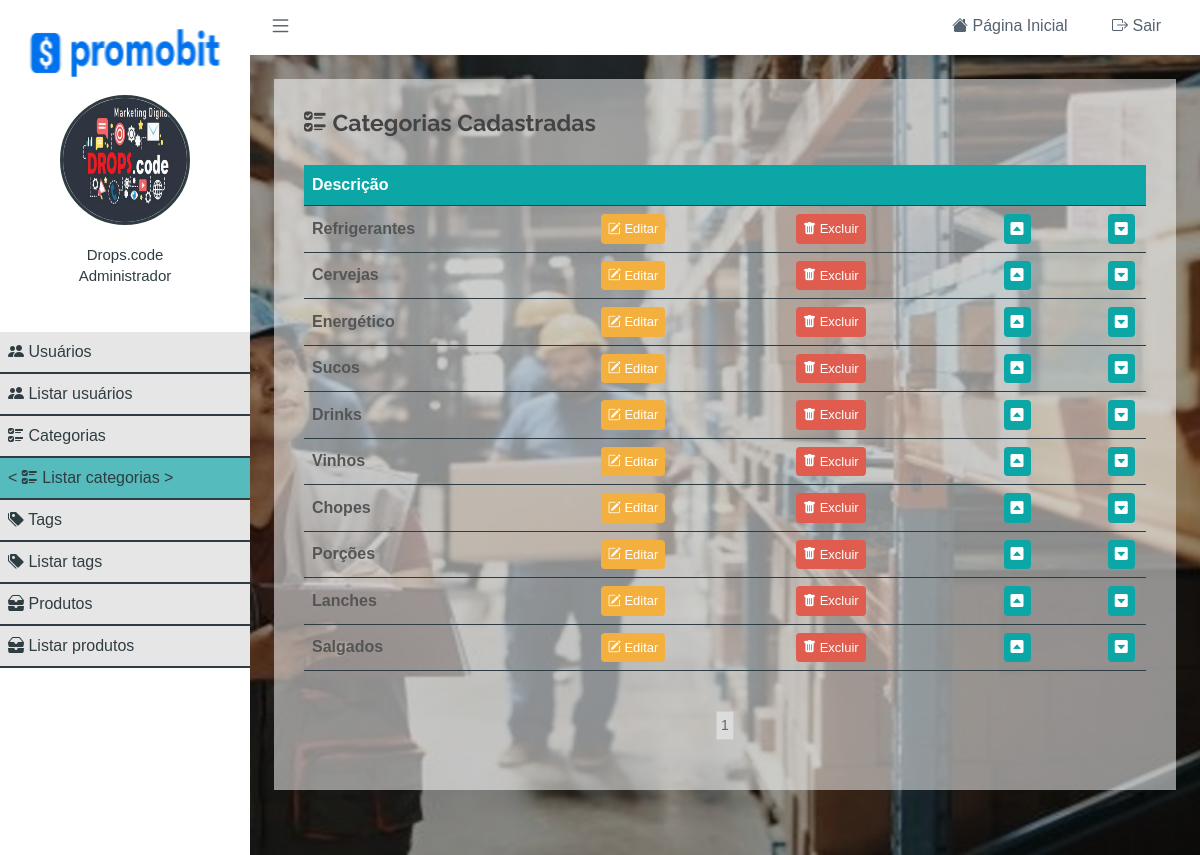
The app's page /listar-categorias (signed in) with its own data.
### tables this page shows
CREATE TABLE `tb_site_perfis` (
  `id` int(11) NOT NULL,
  `descricao` varchar(255) NOT NULL
);

CREATE TABLE `tb_site_categorias` (
  `id` int(11) NOT NULL,
  `descricao` varchar(255) NOT NULL,
  `order_id` int(11) NOT NULL
);

### class/mysql.php (called while the page is built, shortened)
<?php
	class MySql{
		private static $pdo;
		public static function conectar(){
			if(self::$pdo == null){
				try{
				self::$pdo = new PDO('mysql:host='.HOST.';dbname='.DATABASE,USER,PASSWORD,array(PDO::MYSQL_ATTR_INIT_COMMAND => "SET NAMES utf8"));
				self::$pdo->setAttribute(PDO::ATTR_ERRMODE,PDO::ERRMODE_EXCEPTION);
				}catch(Exception $e){
					echo '<h2>Erro ao conectar</h2>';
				}
			}
			return self::$pdo;
		}
	}
?>

### pages/listar-categorias.php (the view, shortened to what this page needs)
<?php
	$paginaAtual = isset($_GET['pagina']) ? (int)$_GET['pagina'] : 1;
	$porPagina = 10;
	$categoriasPainel = painel::selectAllOrderId('tb_site_categorias',($paginaAtual - 1) * $porPagina,$porPagina);
?>
<div class="box-content-listar-categorias">
    <h2><i class="bi bi-ui-checks"></i> Categorias Cadastradas</h2>
	<div class="wraper-table">
		<table>
			<tr>
				<td>Descrição</td>
				<td></td>
				<td></td>
				<td></td>
				<td></td>
			</tr>
			<?php
				foreach ($categoriasPainel as $key => $value) {
			?>
				<tr>
					<td><?php echo $value['descricao']; ?></td>
					<td><a class="btn edit" href="<?php echo INCLUDE_PATH_PAINEL ?>editar-categorias?id=<?php echo $value['id']; ?>"><i class="bi bi-pencil-square"></i> Editar</a></td>
					<td><a actionBtn="delete" class="btn delete" href="<?php echo INCLUDE_PATH_PAINEL ?>listar-categorias?excluir=<?php echo $value['id']; ?>"><i class="bi bi-trash-fill"></i> Excluir</a></td>
					<td><a class="btn order" href="<?php echo INCLUDE_PATH_PAINEL ?>listar-categorias?order=up&id=<?php echo $value['id'] ?>"><i class="bi bi-caret-up-square-fill"></i></a></td>
					<td><a class="btn order" href="<?php echo INCLUDE_PATH_PAINEL ?>listar-categorias?order=down&id=<?php echo $value['id'] ?>"><i class="bi bi-caret-down-square-fill"></i></a></td>
				</tr>
			<?php } ?>
		</table>
	</div>
	<div class="paginacao">
		<?php
			$totalPaginas = ceil(count(Painel::selectAllOrderId('tb_site_categorias')) / $porPagina);
			for($i = 1; $i <= $totalPaginas; $i++){
				if($i == $paginaAtual)
					echo '<a class="page-selected" href="'.INCLUDE_PATH_PAINEL.'listar-categorias?pagina='.$i.'">'.$i.'</a>';
				else
					echo '<a href="'.INCLUDE_PATH_PAINEL.'listar-categorias?pagina='.$i.'">'.$i.'</a>';
			}
		?>
	</div>
</div>

### index.php
<?php
	include('./config.php');
	if(Painel::logado() == false){
		include('login.php');
	}else{
		include('main.php');
	}
?>

### main.php (shortened to what this page needs)
<!DOCTYPE html>
<html lang="pt">
    <head>
        <link href="<?php echo INCLUDE_PATH; ?>/providers/fontawesome/css/all.css" rel="stylesheet" >
        <link href="<?php echo INCLUDE_PATH; ?>/providers/bootstrap/css/bootstrap.min.css" rel="stylesheet">
        <link href="<?php echo INCLUDE_PATH; ?>/providers/bootstrap-icons/bootstrap-icons.css" rel="stylesheet">
        <link href="<?php echo INCLUDE_PATH_PAINEL; ?>css/style.css" rel="stylesheet">
    </head>
    <body onload="javascript:autoRefresh();">
        <section id="painel" class="painel">
            <div class="menu">
                <div class="menu-wraper">
                    <div class="box-usuario">
                        <div class="imagem-logo">
                            <img src="<?php echo INCLUDE_PATH_PAINEL ?>img/icon-empresa1.png" />
                        </div>
                        <?php
                            if($_SESSION['img'] == ''){
                        ?>
                            <div class="avatar-usuario">
                                <i class="bi bi-person-fill"></i>
                            </div>
                        <?php }else{ ?>
                            <div class="imagem-usuario">
                                <img src="<?php echo INCLUDE_PATH_PAINEL ?>uploads/user/<?php echo $_SESSION['img']; ?>" />
                            </div>
                        <?php } ?>
                        <div class="nome-usuario">
                            <p><?php echo $_SESSION['nome']; ?></p>
                            <?php $descricaoPerfil = Painel::select('tb_site_perfis','id=?',array($_SESSION['id_perfil']))['descricao']; ?>
                            <p><?php echo $descricaoPerfil; ?></p>
                        </div>
                    </div>
                    <div id="fundo-itens-menu">
                        <div id="items-menu">
                            <a <?php verificaPermissaoMenu(1); ?> <?php selecionadoMenu('usuarios'); ?> href="<?php echo INCLUDE_PATH_PAINEL ?>usuarios"><i class="bi bi-people-fill"></i>  Usuários</a>
                            <a <?php verificaPermissaoMenu(1); ?> <?php selecionadoMenu('listar-usuarios'); ?> href="<?php echo INCLUDE_PATH_PAINEL ?>listar-usuarios"><i class="bi bi-people-fill"></i>  Listar usuários</a>
                            <a <?php verificaPermissaoMenu(2); ?> <?php selecionadoMenu('categorias'); ?> href="<?php echo INCLUDE_PATH_PAINEL ?>categorias"><i class="bi bi-ui-checks"></i>  Categorias</a>
                            <a <?php verificaPermissaoMenu(2); ?> <?php selecionadoMenu('listar-categorias'); ?> href="<?php echo INCLUDE_PATH_PAINEL ?>listar-categorias"><i class="bi bi-ui-checks"></i>  Listar categorias</a>
                            <a <?php verificaPermissaoMenu(2); ?> <?php selecionadoMenu('tags'); ?> href="<?php echo INCLUDE_PATH_PAINEL ?>tags"><i class="bi bi-tags-fill"></i>  Tags</a>
                            <a <?php verificaPermissaoMenu(2); ?> <?php selecionadoMenu('listar-tags'); ?> href="<?php echo INCLUDE_PATH_PAINEL ?>listar-tags"><i class="bi bi-tags-fill"></i>  Listar tags</a>
                            <a <?php verificaPermissaoMenu(2); ?> <?php selecionadoMenu('produtos'); ?> href="<?php echo INCLUDE_PATH_PAINEL ?>produtos"><i class="bi bi-inboxes-fill"></i>  Produtos</a>
                            <a   href="<?php echo INCLUDE_PATH_PAINEL ?>listar-produtos"><i class="bi bi-inboxes-fill"></i>  Listar produtos</a>
                        </div>
                    </div>
                </div>
            </div>
            <header>
                <div class="center">
                    <div class="menu-btn">
                        <i class="bi bi-list"></i>
                    </div>
                    <div class="loggout">
                        <a <?php if(@$_GET['url'] == ''){ ?> style="background: #0da6a6;color: white;padding: 20px;" <?php } ?> href="<?php echo INCLUDE_PATH_PAINEL ?>"> <i class="bi bi-house-fill"></i> <span>Página Inicial</span></a>
                        <a href="<?php echo INCLUDE_PATH_PAINEL ?>?loggout"> <i class="bi bi-box-arrow-right"></i> <span>Sair</span></a>
                    </div>
                </div>
            </header>
            <div class="content">
                <?php Painel::carregarPagina(); ?>
            </div>
        </section>
    </body>
</html>

### config.php (shortened to what this page needs)
<?php
    include('./class/mysql.php');
	include('./class/painel.php');
	function selecionadoMenu($par){
		$url = explode('/',@$_GET['url'])[0];
		if($url == $par){
			echo 'class="menu-active"';
		}
	}
	function verificaPermissaoMenu($permissao){
		if($_SESSION['id_perfil'] == '1'){
			if (mb_strpos('1 2', $permissao) !== false) {
				return;
			}else{
				echo 'style="display:none;"';
			}
		}else if($_SESSION['id_perfil'] == '2'){
			if (mb_strpos('2', $permissao) !== false) {
				return;
			}else{
				echo 'style="display:none;"';
			}
		}
	}
?>

### class/painel.php (shortened to what this page needs)
<?php
	class Painel
	{
		public static function logado(){
			return isset($_SESSION['login']) ? true : false;
		}
		public static function carregarPagina(){
			if(isset($_GET['url'])){
				$url = explode('/',$_GET['url']);
				if(file_exists('pages/'.$url[0].'.php')){
					include('pages/'.$url[0].'.php');
				}else{
					header('Location: '.INCLUDE_PATH_PAINEL);
				}
			}else{
				include('pages/home.php');
			}
		}
		public static function  selectAllOrderId($tabela,$start = null,$end = null){
			if($start == null && $end == null){
				$sql = MySql::conectar()->prepare("SELECT * FROM `$tabela` ORDER BY order_id ASC");
			}else{
				$sql = MySql::conectar()->prepare("SELECT * FROM `$tabela` ORDER BY order_id ASC LIMIT $start,$end");
			}
			$sql->execute();
			return $sql->fetchAll();
		}
		public static function select($table,$query = '',$arr = ''){
			if($query != false){
				$sql = MySql::conectar()->prepare("SELECT * FROM `$table` WHERE $query");
				$sql->execute($arr);
			}else{
				$sql = MySql::conectar()->prepare("SELECT * FROM `$table`");
				$sql->execute();
			}
			return $sql->fetch();
		}
	}
?>

### css/style.css (style rules this page uses)
* { margin: 0; padding: 0; box-sizing: border-box; font-family: 'Montserrat', sans-serif; }
html { height: 100%; scroll-behavior: smooth; }
body { overflow-x: hidden; height: 100%; font-family: "Open Sans", sans-serif; color: #444444; background-color: rgb(245, 245, 245); }
a { text-decoration: none; color: #0da6a6; }
h1, h2, h3, h4, h5, h6 { font-family: "Raleway", sans-serif; }
.menu-active { background: #0da6a6a9; }
.menu-active::before { content: '< '; }
.menu-active::after { content: ' >'; }
#painel .menu { overflow-x:hidden; overflow-y: auto; height: 100%; padding:10px 0; position: fixed; left: 0; top: 0; background: white; float: left; width: 250px; }
#painel .menu-wraper { width:250px; }
#painel .box-usuario { padding: 8px; text-align: center; }
#painel .imagem-logo { display: inline-block; width: 200px; height: 70px; position: relative; }
#painel .imagem-logo img { position: absolute; left: 0; top: 0; width: 100%; height: 100%; }
#painel .imagem-usuario { display: inline-block; width: 130px; height: 130px; position: relative; border-radius: 50%; border: 3px solid #2F3D42; }
#painel .imagem-usuario img { position: absolute; left: 0; top: 0; width: 100%; height: 100%; border-radius: 50%; }
#painel .nome-usuario { text-align: center; margin-top: 20px; }
#painel .nome-usuario p { color: #2F3D42; font-size: 15px; font-weight: normal; line-height: 5px; }
#painel #fundo-itens-menu { position: relative; background-color: rgb(231, 230, 231); }
#painel #items-menu { margin-top: 30px; }
#painel #items-menu a { display: block; padding: 8px; font-weight: 300; font-size: 16px; text-decoration: none; color: #2F3D42; border-bottom: 2px solid #2F3D42; }
#painel header { position: relative; left: 250px; padding: 10px 0; background: white; width: calc(100% - 250px); }
#painel .center { padding:0 2%; margin:0 auto; }
#painel .menu-btn { float: left; cursor: pointer; font-size: 23px; color: #556270; }
#painel .loggout { float: right; }
#painel .loggout a { padding: 20px; position: relative; top: 4px; text-decoration: none; color: #556270; font-size: 16px; }
#painel .loggout a > span { font-size: 16px; text-decoration: none; }
#painel .content { width: calc(100% - 250px); position: relative; left: 250px; padding: 2%; min-height: 100vh; overflow: hidden; background: linear-gradient( rgba(0,0,0,.4),rgba(0,0,0,.4) ), url(../img/foto-painel.jpg) center center no-repeat; background-size: cover; background-attachment: fixed; }
.box-content-listar-categorias { background: rgb(255, 255, 255, 0.530); padding: 30px; margin-bottom: 25px; }
.box-content-listar-categorias h2 { font-weight: 300; font-size: 23px; font-weight: bold; }
.box-content-listar-categorias .wraper-table { overflow-x: auto; }
.box-content-listar-categorias table { font-weight: 300; min-width: 900px; margin:20px 0; width: 100%; border-collapse: collapse; }
.box-content-listar-categorias table tr:nth-of-type(1) { background: #0da6a6; color: white; }
.box-content-listar-categorias table tr { border-bottom: 1px solid #2F3D42; }
.box-content-listar-categorias table tr { color: #555; }
.box-content-listar-categorias table td { padding: 8px; font-weight: bold; }
.box-content-listar-categorias table a.btn { font-weight: normal; font-size: 13px; color: white; text-decoration: none; padding: 4px 6px; }
.box-content-listar-categorias a.btn.edit { background: #F4B03E; }
.box-content-listar-categorias a.btn.delete { background: #E05C4E; }
.box-content-listar-categorias a.btn.order { background: #0da6a6; }
.box-content-listar-categorias .paginacao { margin:20px 0; text-align: center; }
.box-content-listar-categorias .paginacao a { font-size: 14px; margin:0 8px; display: inline-block; padding: 3px 4px; border: 1px solid #ccc; text-decoration: none; color: #666; }
.box-content-listar-categorias .paginacao a.page-selected { background: rgb(220,220,220); }

### records on screen
tb_site_perfis: descricao "Administrador"
tb_site_categorias: descricao "Refrigerantes"
tb_site_categorias: descricao "Cervejas"
tb_site_categorias: descricao "Energético"
tb_site_categorias: descricao "Sucos"
tb_site_categorias: descricao "Drinks"
tb_site_categorias: descricao "Vinhos"
tb_site_categorias: descricao "Chopes"
tb_site_categorias: descricao "Porções"
tb_site_categorias: descricao "Lanches"
tb_site_categorias: descricao "Salgados"

### other values on screen
$_SESSION['nome'] "Drops.code"
